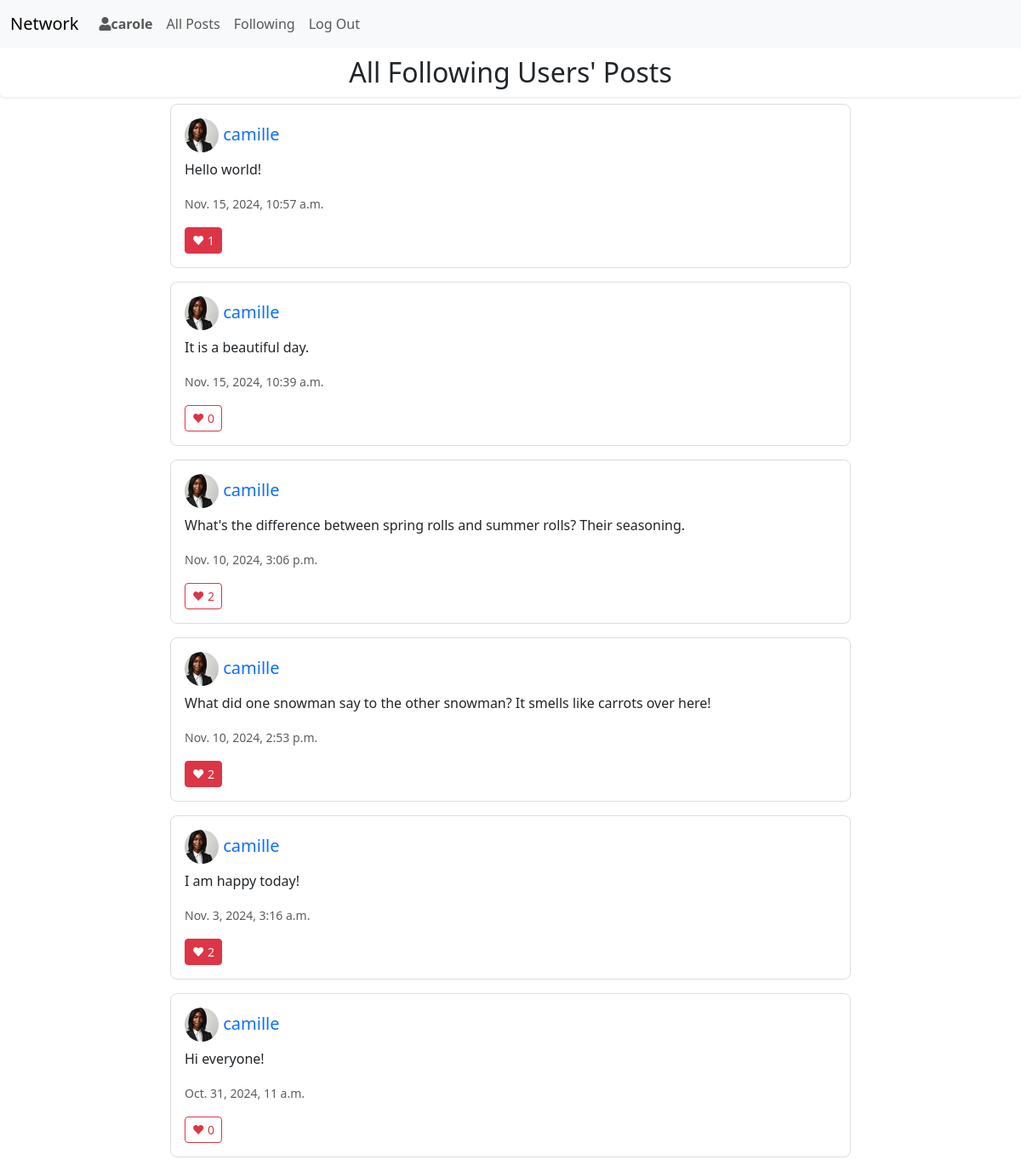
The page /following (signed in) on the database its author committed.
### network/models.py (models this page shows, shortened)
class User(AbstractUser):
    followers = models.ManyToManyField('self', symmetrical=False, related_name='following')

class Post(models.Model):
    user = models.ForeignKey(User, on_delete=models.CASCADE, related_name="posts")
    content = models.TextField()
    created_at = models.DateTimeField(auto_now_add=True)
    updated_at = models.DateTimeField(auto_now=True)
    likes = models.ManyToManyField(User, related_name="liked_posts", blank=True)

class Profile(models.Model):
    user = models.OneToOneField(User, on_delete=models.CASCADE, related_name='profile')
    image = models.ImageField(upload_to='profile_pics/', default='profile_pics/default.jpg', blank=True)
    bio = models.TextField(max_length=500, blank=True)

### network/views.py (the view)
# urls.py: path("following", views.following, name="following"),
@login_required
def following(request):
    following_users = request.user.following.all()
    posts = Post.objects.filter(user__in=following_users).order_by('-created_at')
    paginator = Paginator(posts, 10)
    page_number = request.GET.get('page')
    page_obj = paginator.get_page(page_number)
    return render(request, "network/following.html", {
        "page_obj": page_obj
    })

### network/templates/network/following.html (shortened to what this page needs)
{% extends "network/layout.html" %}
{% load static %}
{% block body %}
<h2 class="stat-box">All Following Users' Posts</h2>
    <div class="posts-container">
        {% for post in page_obj %}
            <div class="card mb-3 post" data-post-id="{{ post.id }}">
                <div class="card-body">
                    <div class="d-flex justify-content-between">
                        <h5 class="card-title">
                            <a href="{% url 'profile' post.user.username %}" class="text-decoration-none">
                                {% if post.user.profile.image and post.user.profile.image.url %}
                                    <img src="{{ post.user.profile.image.url }}"
                                         class="rounded-circle profile-pic mr-2"
                                         alt="Profile Picture"
                                         onerror="this.src=`{% static 'network/default.jpg' %}`">
                                {% else %}
                                    <img src="{% static 'network/default.jpg' %}"
                                         class="rounded-circle profile-pic mr-2"
                                         alt="Default Profile Picture">
                                {% endif %}
                                {{ post.user.username }}
                            </a>
                        </h5>
                    </div>
                    <p class="card-text content">{{ post.content }}</p>
                    <p class="card-text"><small class="text-muted">{{ post.created_at }}</small></p>
                    <div class="like-section">
                        <button class="btn btn-sm {% if post in user.liked_posts.all %}btn-danger{% else %}btn-outline-danger{% endif %} like-btn"
                        data-post-id="{{ post.id }}">
                        ❤ <span class="like-count">{{ post.likes.count }}</span>
                        </button>
                    </div>
                </div>
            </div>
        {% empty %}
            <p>There are no posts yet.</p>
        {% endfor %}
    </div>
{% endblock %}

### network/templates/network/layout.html (shortened to what this page needs)
{% load static %}
<!DOCTYPE html>
<html lang="en">
    <head>
        <link href="https://cdn.jsdelivr.net/npm/bootstrap@5.3.3/dist/css/bootstrap.min.css" rel="stylesheet">
        <link href="{% static 'network/styles.css' %}" rel="stylesheet">
        <link rel="stylesheet" href="https://cdnjs.cloudflare.com/ajax/libs/font-awesome/5.15.4/css/all.min.css">
    </head>
    <body>
        <nav class="navbar navbar-expand-lg navbar-light bg-light">
            <div class="container-fluid">
            <a class="navbar-brand" href="{% url 'index' %}">Network</a>
            <div class="collapse navbar-collapse" id="navbarTogglerDemo02">
              <ul class="navbar-nav mr-auto mb-2 mb-lg-0">
                {% if user.is_authenticated %}
                    <li class="nav-item">
                        <a class="nav-link" href="{% url 'profile' user.username %}"><i class="fas fa-user"></i><strong>{{ user.username }}</strong></a>
                    </li>
                {% endif %}
                <li class="nav-item">
                  <a class="nav-link" href="{% url 'index' %}">All Posts</a>
                </li>
                {% if user.is_authenticated %}
                    <li class="nav-item">
                        <a class="nav-link" href="{% url 'following' %}">Following</a>
                    </li>
                {% endif %}
                </ul>
                <ul class="nav navbar-nav navbar-right">
                    {% if user.is_authenticated %}
                        <li class="nav-item">
                            <a class="nav-link" href="{% url 'logout' %}">Log Out</a>
                        </li>
                    {% endif %}
                </ul>
            </div>
        </div>
    </nav>
        <div class="body">
            {% block body %}
            {% endblock %}
        </div>
    </body>
</html>

### network/static/network/styles.css (style rules this page uses)
.profile-pic { width: 40px; height: 40px; object-fit: cover; }
.post { border: 1px solid #ddd; border-radius: 8px; transition: box-shadow 0.3s ease; }
.like-btn { transition: all 0.2s ease; }
.posts-container { max-width: 800px; margin: 0 auto; }
.stat-box { text-align: center; padding: 10px; background-color: white; border-radius: 5px; box-shadow: 0 1px 3px rgba(0,0,0,0.1); }

### rows shown on the page
User: username "carole"
Post: user.profile.image (picture), user.username "camille", content "Hello world!", created_at "Nov. 15, 2024, 10:57 a.m.", likes.count "1"
Post: user.profile.image (picture), user.username "camille", content "It is a beautiful day.", created_at "Nov. 15, 2024, 10:39 a.m.", likes.count "0"
Post: user.profile.image (picture), user.username "camille", content "What's the difference between spring rolls and summer rolls? Their seasoning.", created_at "Nov. 10, 2024, 3:06 p.m.", likes.count "2"
Post: user.profile.image (picture), user.username "camille", content "What did one snowman say to the other snowman? It smells like carrots over here!", created_at "Nov. 10, 2024, 2:53 p.m.", likes.count "2"
Post: user.profile.image (picture), user.username "camille", content "I am happy today!", created_at "Nov. 3, 2024, 3:16 a.m.", likes.count "2"
Post: user.profile.image (picture), user.username "camille", content "Hi everyone!", created_at "Oct. 31, 2024, 11 a.m.", likes.count "0"
